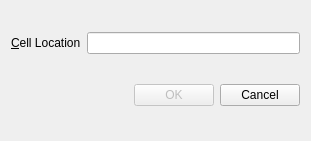
<?xml version="1.0" encoding="UTF-8"?>
<ui version="4.0">
 <class>Dialog</class>
 <widget class="QDialog" name="Dialog">
  <property name="geometry">
   <rect>
    <x>0</x>
    <y>0</y>
    <width>311</width>
    <height>141</height>
   </rect>
  </property>
  <layout class="QVBoxLayout" name="verticalLayout">
   <item>
    <layout class="QHBoxLayout" name="horizontalLayout">
     <item>
      <widget class="QLabel" name="label">
       <property name="text">
        <string>&amp;Cell Location</string>
       </property>
       <property name="buddy">
        <cstring>lineEdit</cstring>
       </property>
      </widget>
     </item>
     <item>
      <widget class="QLineEdit" name="lineEdit"/>
     </item>
    </layout>
   </item>
   <item>
    <layout class="QHBoxLayout" name="horizontalLayout_2">
     <item>
      <spacer name="horizontalSpacer">
       <property name="orientation">
        <enum>Qt::Horizontal</enum>
       </property>
       <property name="sizeHint" stdset="0">
        <size>
         <width>88</width>
         <height>28</height>
        </size>
       </property>
      </spacer>
     </item>
     <item>
      <widget class="QPushButton" name="okButton">
       <property name="enabled">
        <bool>false</bool>
       </property>
       <property name="text">
        <string>OK</string>
       </property>
       <property name="default">
        <bool>true</bool>
       </property>
      </widget>
     </item>
     <item>
      <widget class="QPushButton" name="cancelButton">
       <property name="text">
        <string>Cancel</string>
       </property>
      </widget>
     </item>
    </layout>
   </item>
  </layout>
 </widget>
 <layoutdefault spacing="6" margin="11"/>
 <tabstops>
  <tabstop>lineEdit</tabstop>
  <tabstop>cancelButton</tabstop>
  <tabstop>okButton</tabstop>
 </tabstops>
 <resources/>
 <connections/>
</ui>
